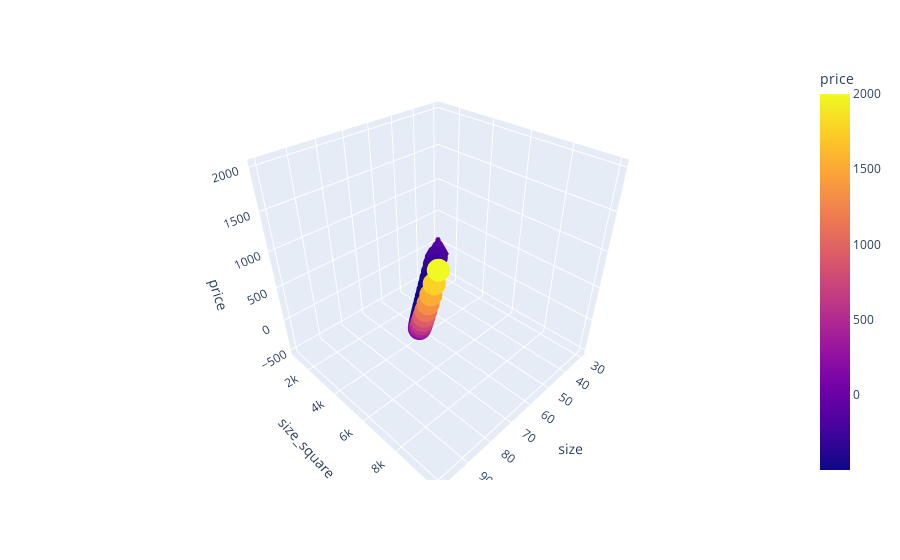

This figure's notebook cell:
### Code cell
import plotly.express as px

# plotting 3-d plot
fig = px.scatter_3d(data_square, x='size', y='size_square', z='price',
              color='price') 
fig.show()

### Figure 1 — Plotly figure (JSON) as saved in the notebook; plotly's stock layout.template omitted (floating-point values rounded to 4 significant figures)
{"data": [{"hovertemplate": "size=%{x}<br>size_square=%{y}<br>price=%{marker.color}<extra></extra>", "legendgroup": "", "marker": {"color": [-100, -190.7, -269.8, -337.2, -393.0, -437.1, -469.6, -490.4, -499.5, -497.0, -482.9, -457.1, -419.6, -370.5, -309.8, -237.3, -153.3, -57.55, 49.82, 168.8, 299.5, 441.9, 595.8, 761.5, 938.8, 1128.0, 1328.0, 1541.0, 1764.0, 2000], "coloraxis": "coloraxis", "symbol": "circle"}, "mode": "markers", "name": "", "scene": "scene", "showlegend": false, "type": "scatter3d", "x": [30, 32.41, 34.83, 37.24, 39.66, 42.07, 44.48, 46.9, 49.31, 51.72, 54.14, 56.55, 58.97, 61.38, 63.79, 66.21, 68.62, 71.03, 73.45, 75.86, 78.28, 80.69, 83.1, 85.52, 87.93, 90.34, 92.76, 95.17, 97.59, 100], "y": [900, 1051.0, 1213.0, 1387.0, 1573.0, 1770.0, 1979.0, 2199.0, 2432.0, 2675.0, 2931.0, 3198.0, 3477.0, 3767.0, 4070.0, 4383.0, 4709.0, 5046.0, 5395.0, 5755.0, 6127.0, 6511.0, 6906.0, 7313.0, 7732.0, 8162.0, 8604.0, 9058.0, 9523.0, 10000], "z": [-100, -190.7, -269.8, -337.2, -393.0, -437.1, -469.6, -490.4, -499.5, -497.0, -482.9, -457.1, -419.6, -370.5, -309.8, -237.3, -153.3, -57.55, 49.82, 168.8, 299.5, 441.9, 595.8, 761.5, 938.8, 1128.0, 1328.0, 1541.0, 1764.0, 2000]}], "layout": {"coloraxis": {"colorbar": {"title": {"text": "price"}}, "colorscale": [[0, "#0d0887"], [0.1111, "#46039f"], [0.2222, "#7201a8"], [0.3333, "#9c179e"], [0.4444, "#bd3786"], [0.5556, "#d8576b"], [0.6667, "#ed7953"], [0.7778, "#fb9f3a"], [0.8889, "#fdca26"], [1, "#f0f921"]]}, "legend": {"tracegroupgap": 0}, "margin": {"t": 60}, "scene": {"domain": {"x": [0, 1], "y": [0, 1]}, "xaxis": {"title": {"text": "size"}}, "yaxis": {"title": {"text": "size_square"}}, "zaxis": {"title": {"text": "price"}}}}}
